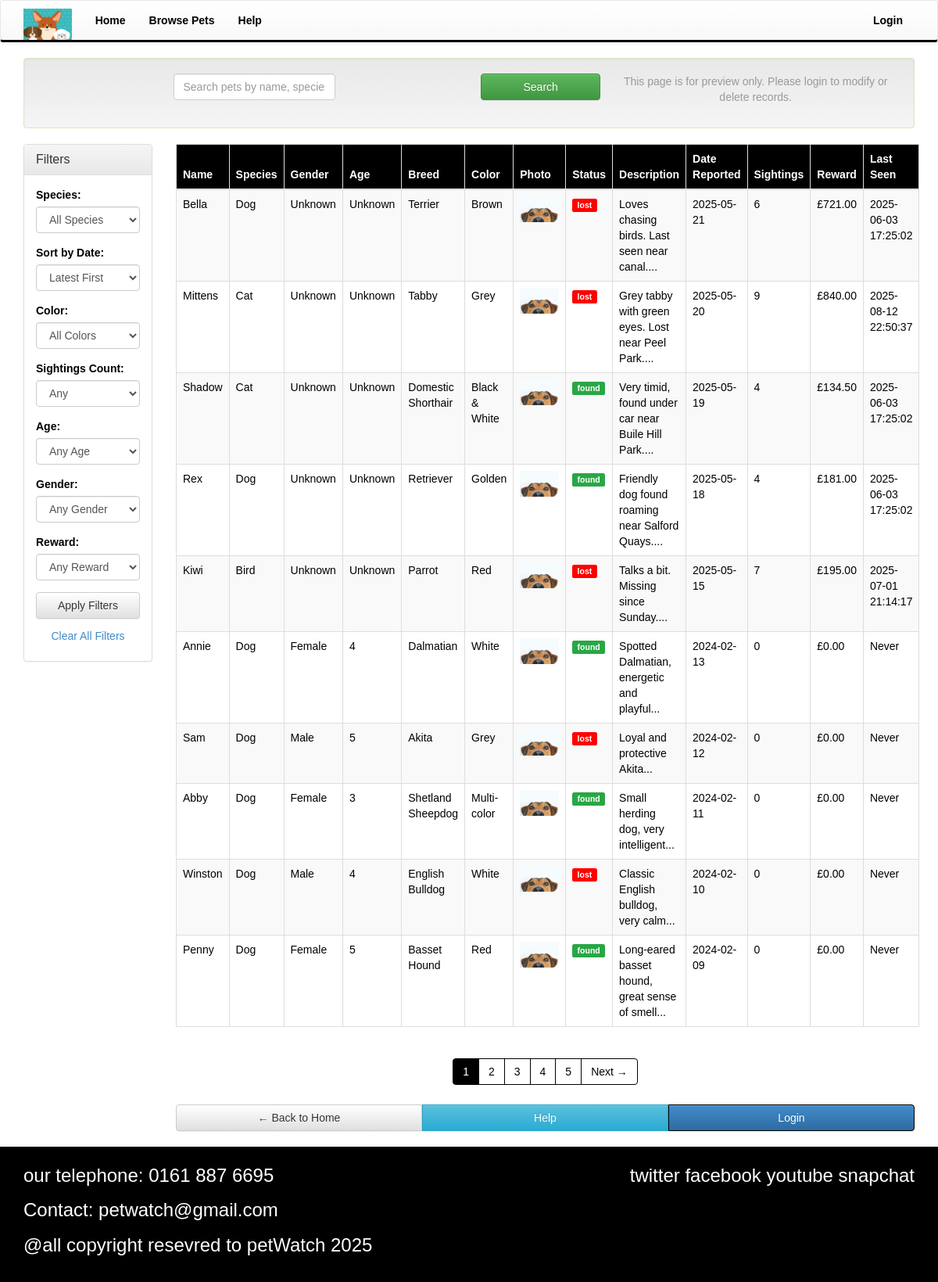
/controllers/browse.php, run on the app's committed database.
### tables this page shows
CREATE TABLE pets (
                      id INTEGER PRIMARY KEY AUTOINCREMENT,
                      name TEXT NOT NULL,
                      species TEXT NOT NULL,
                      breed TEXT,
                      color TEXT,
                      photo_url TEXT,
                      status TEXT CHECK(status IN ('lost', 'found')) NOT NULL,
                      description TEXT,
                      date_reported DATE NOT NULL,
                      user_id INTEGER, gender TEXT CHECK(gender IN ('Male', 'Female')), age DECIMAL(4,2) CHECK(age >= 0 AND age <= 100),
                      FOREIGN KEY (user_id) REFERENCES users(id)
);

### controllers/browse.php (called while the page is built, shortened)
<?php
require_once '../Model/PetModel.php';
$petModel = new PetModel('../database/petwatch.sqlite');
$search = isset($_GET['search']) ? $_GET['search'] : '';
$species = isset($_GET['species']) ? $_GET['species'] : '';
$color = isset($_GET['color']) ? $_GET['color'] : '';
$gender = isset($_GET['gender']) ? $_GET['gender'] : '';
$age = isset($_GET['age']) ? $_GET['age'] : '';
$sightings = isset($_GET['sightings']) ? $_GET['sightings'] : '';
$reward = isset($_GET['reward']) ? $_GET['reward'] : '';
$sort = isset($_GET['sort']) ? $_GET['sort'] : 'late';
$page = isset($_GET['page']) ? (int)$_GET['page'] : 1;
$filters = [
    'species' => $species,
    'color' => $color,
    'gender' => $gender,
    'age' => $age,
    'sightings' => $sightings,
    'reward' => $reward,
    'sort' => $sort
];
$filters = array_filter($filters);
$pets = $petModel->getPets($search, $filters, $page, 10);
$totalPets = $petModel->getTotalPets($search, $filters);
$totalPages = ceil($totalPets / 10);
include '../views/browse.phtml';
?>

### Model/PetModel.php (called while the page is built, shortened)
<?php
class PetModel
{
    private $db;
    public function __construct($databasePath)
    {
        try {
            $this->db = new PDO('sqlite:' . $databasePath);
            $this->db->setAttribute(PDO::ATTR_ERRMODE, PDO::ERRMODE_EXCEPTION);
        } catch (PDOException $e) {
            die("Database connection failed: " . $e->getMessage());
        }
    }
    public function getPets($search = '', $filters = [], $page = 1, $perPage = 10)
    {
        $offset = ($page - 1) * $perPage;
        $sql = "SELECT p.*,
                       COUNT(s.id) as sighting_count,
                       COALESCE(SUM(s.reward), 0) as total_reward,
                       MAX(s.timestamp) as last_sighting
                FROM pets p
                LEFT JOIN sightings s ON p.id = s.pet_id
                WHERE 1=1";
        $params = [];
        $sql .= " GROUP BY p.id";
        $sort = isset($filters['sort']) ? $filters['sort'] : 'late';
        if ($sort === 'early') {
            $sql .= " ORDER BY p.date_reported ASC";
        } else {
            $sql .= " ORDER BY p.date_reported DESC";
        }
        $sql .= " LIMIT ? OFFSET ?";
        $params[] = $perPage;
        $params[] = $offset;
        try {
            $stmt = $this->db->prepare($sql);
            $stmt->execute($params);
            return $stmt->fetchAll(PDO::FETCH_ASSOC);
        } catch (PDOException $e) {
            return [];
        }
    }
    public function getTotalPets($search = '', $filters = [])
    {
        $sql = "SELECT COUNT(DISTINCT p.id) as total
                FROM pets p
                WHERE 1=1";
        $params = [];
        try {
            $stmt = $this->db->prepare($sql);
            $stmt->execute($params);
            $result = $stmt->fetch(PDO::FETCH_ASSOC);
            return isset($result['total']) ? $result['total'] : 0;
        } catch (PDOException $e) {
            return 0;
        }
    }
}
?>

### views/browse.phtml (the view, shortened to what this page needs)
<?php global $search, $species, $sort, $color, $sightings, $age, $gender, $reward, $page, $totalPages; ?>
<?php include 'template/header.phtml'; ?>
    <div class="container">
        <div class="row">
            <div class="col-xs-12">
                <div class="well search-well text-center">
                    <form method="get" action="browse.php" class="form-inline">
                        <div class="form-group col-xs-12 col-sm-8 col-md-6 col-lg-6">
                            <input type="text" name="search" class="form-control"
                                   placeholder="Search pets by name, species, breed..."
                                   value="<?php echo htmlspecialchars($search); ?>">
                        </div>
                        <div class="form-group col-xs-12 col-sm-4 col-md-3 col-lg-2">
                            <button type="submit" class="btn btn-success btn-block">Search</button>
                        </div>
                    </form>
                    <p class="text-muted hidden-xs">
                        This page is for preview only. Please login to modify or delete records.
                    </p>
                </div>
            </div>
        </div>
        <div class="row">
            <div class="col-xs-12 col-md-3 col-lg-2">
                <div class="panel panel-default filter-panel">
                    <div class="panel-heading">
                        <h4 class="panel-title">
                            Filters
                        </h4>
                    </div>
                    <div id="filterCollapse" class="panel-body collapse in">
                        <form method="get" action="browse.php" id="filterForm">
                            <div class="form-group">
                                <label>Species:</label>
                                <select name="species" class="form-control" onchange="this.form.submit()">
                                    <option value="">All Species</option>
                                </select>
                            </div>
                            <div class="form-group">
                                <label>Sort by Date:</label>
                                <select name="sort" class="form-control" onchange="this.form.submit()">
                                    <option value="late" <?php echo $sort == 'late' ? 'selected' : ''; ?>>Latest First</option>
                                </select>
                            </div>
                            <div class="form-group">
                                <label>Color:</label>
                                <select name="color" class="form-control" onchange="this.form.submit()">
                                    <option value="">All Colors</option>
                                </select>
                            </div>
                            <div class="form-group">
                                <label>Sightings Count:</label>
                                <select name="sightings" class="form-control" onchange="this.form.submit()">
                                    <option value="">Any</option>
                                </select>
                            </div>
                            <div class="form-group">
                                <label>Age:</label>
                                <select name="age" class="form-control" onchange="this.form.submit()">
                                    <option value="">Any Age</option>
                                </select>
                            </div>
                            <div class="form-group">
                                <label>Gender:</label>
                                <select name="gender" class="form-control" onchange="this.form.submit()">
                                    <option value="">Any Gender</option>
                                </select>
                            </div>
                            <div class="form-group">
                                <label>Reward:</label>
                                <select name="reward" class="form-control" onchange="this.form.submit()">
                                    <option value="">Any Reward</option>
                                </select>
                            </div>
                            <button type="submit" class="btn btn-default btn-block">Apply Filters</button>
                            <a href="browse.php" class="btn btn-link btn-block">Clear All Filters</a>
                        </form>
                    </div>
                </div>
            </div>
            <div class="col-xs-12 col-md-9 col-lg-10">
                <?php if (empty($pets) && !empty($search)): ?>
                    <div class="alert alert-info text-center">
                        <p>Sorry, your search for "<?php echo htmlspecialchars($search); ?>" did not match any pets.</p>
                        <p>Try different keywords or <a href="browse.php">clear your search</a>.</p>
                    </div>
                <?php else: ?>
                    <div class="hidden-xs hidden-sm">
                        <div class="table-responsive">
                            <table class="table table-bordered table-striped">
                                <thead>
                                <tr>
                                    <th>Name</th>
                                    <th>Species</th>
                                    <th>Gender</th>
                                    <th>Age</th>
                                    <th>Breed</th>
                                    <th>Color</th>
                                    <th>Photo</th>
                                    <th>Status</th>
                                    <th>Description</th>
                                    <th>Date Reported</th>
                                    <th>Sightings</th>
                                    <th>Reward</th>
                                    <th>Last Seen</th>
                                </tr>
                                </thead>
                                <tbody>
                                <?php foreach ($pets as $pet): ?>
                                    <tr>
                                        <td><?php echo htmlspecialchars($pet['name']); ?></td>
                                        <td><?php echo htmlspecialchars($pet['species']); ?></td>
                                        <td><?php echo htmlspecialchars(isset($pet['gender']) ? $pet['gender'] : 'Unknown'); ?></td>
                                        <td><?php echo htmlspecialchars(isset($pet['age']) ? $pet['age'] : 'Unknown'); ?></td>
                                        <td><?php echo htmlspecialchars($pet['breed']); ?></td>
                                        <td><?php echo htmlspecialchars($pet['color']); ?></td>
                                        <td>
                                            <?php if (!empty($pet['photo_url'])): ?>
                                                <img src="../images/pet-image/dog.png" alt="Pet photo" class="img-responsive" style="max-width: 50px;">
                                            <?php else: ?>
                                                No photo
                                            <?php endif; ?>
                                        </td>
                                        <td>
                                            <span class="label <?php echo $pet['status'] == 'lost' ? 'label-danger' : 'label-success'; ?>">
                                                <?php echo htmlspecialchars($pet['status']); ?>
                                            </span>
                                        </td>
                                        <td><?php echo htmlspecialchars(substr($pet['description'], 0, 50) . '...'); ?></td>
                                        <td><?php echo htmlspecialchars($pet['date_reported']); ?></td>
                                        <td><?php echo htmlspecialchars(isset($pet['sighting_count']) ? $pet['sighting_count'] : 0); ?></td>
                                        <td>£<?php echo number_format(isset($pet['total_reward']) ? $pet['total_reward'] : 0, 2); ?></td>
                                        <td><?php echo htmlspecialchars(isset($pet['last_sighting']) ? $pet['last_sighting'] : 'Never'); ?></td>
                                    </tr>
                                <?php endforeach; ?>
                                </tbody>
                            </table>
                        </div>
                    </div>
                    <div class="row">
                        <div class="col-xs-12 text-center">
                            <ul class="pagination">
                                <?php
                                $startPage = max(1, $page - 2);
                                $endPage = min($totalPages, $startPage + 4);
                                $startPage = max(1, $endPage - 4);
                                for ($i = $startPage; $i <= $endPage; $i++): ?>
                                    <li class="<?php echo $i == $page ? 'active' : ''; ?>">
                                        <a href="?<?php echo http_build_query(array_merge($_GET, ['page' => $i])); ?>"><?php echo $i; ?></a>
                                    </li>
                                <?php endfor; ?>
                                <?php if ($page < $totalPages): ?>
                                    <li><a href="?<?php echo http_build_query(array_merge($_GET, ['page' => $page + 1])); ?>">Next →</a></li>
                                <?php endif; ?>
                            </ul>
                        </div>
                    </div>
                <?php endif; ?>
                <div class="row">
                    <div class="col-xs-12">
                        <div class="btn-group btn-group-justified">
                            <a href="../index.php" class="btn btn-default">← Back to Home</a>
                            <a href="#" class="btn btn-info">Help</a>
                            <a href="login.php" class="btn btn-primary">Login</a>
                        </div>
                    </div>
                </div>
            </div>
        </div>
    </div>
<?php include 'template/footer.phtml'; ?>

### data on the page
pets: name "Bella", species "Dog", gender "Unknown", age "Unknown", breed "Terrier", color "Brown", status "lost", description "Loves chasing birds. Last seen near canal....", date_reported "2025-05-21", sighting_count "6", total_reward "721.00", last_sighting "2025-06-03 17:25:02"
pets: name "Mittens", species "Cat", gender "Unknown", age "Unknown", breed "Tabby", color "Grey", status "lost", description "Grey tabby with green eyes. Lost near Peel Park....", date_reported "2025-05-20", sighting_count "9", total_reward "840.00", last_sighting "2025-08-12 22:50:37"
pets: name "Shadow", species "Cat", gender "Unknown", age "Unknown", breed "Domestic Shorthair", color "Black & White", status "found", description "Very timid, found under car near Buile Hill Park....", date_reported "2025-05-19", sighting_count "4", total_reward "134.50", last_sighting "2025-06-03 17:25:02"
pets: name "Rex", species "Dog", gender "Unknown", age "Unknown", breed "Retriever", color "Golden", status "found", description "Friendly dog found roaming near Salford Quays....", date_reported "2025-05-18", sighting_count "4", total_reward "181.00", last_sighting "2025-06-03 17:25:02"
pets: name "Kiwi", species "Bird", gender "Unknown", age "Unknown", breed "Parrot", color "Red", status "lost", description "Talks a bit. Missing since Sunday....", date_reported "2025-05-15", sighting_count "7", total_reward "195.00", last_sighting "2025-07-01 21:14:17"
pets: name "Annie", species "Dog", gender "Female", age "4", breed "Dalmatian", color "White", status "found", description "Spotted Dalmatian, energetic and playful...", date_reported "2024-02-13", sighting_count "0", total_reward "0.00", last_sighting "Never"
pets: name "Sam", species "Dog", gender "Male", age "5", breed "Akita", color "Grey", status "lost", description "Loyal and protective Akita...", date_reported "2024-02-12", sighting_count "0", total_reward "0.00", last_sighting "Never"
pets: name "Abby", species "Dog", gender "Female", age "3", breed "Shetland Sheepdog", color "Multi-color", status "found", description "Small herding dog, very intelligent...", date_reported "2024-02-11", sighting_count "0", total_reward "0.00", last_sighting "Never"
pets: name "Winston", species "Dog", gender "Male", age "4", breed "English Bulldog", color "White", status "lost", description "Classic English bulldog, very calm...", date_reported "2024-02-10", sighting_count "0", total_reward "0.00", last_sighting "Never"
pets: name "Penny", species "Dog", gender "Female", age "5", breed "Basset Hound", color "Red", status "found", description "Long-eared basset hound, great sense of smell...", date_reported "2024-02-09", sighting_count "0", total_reward "0.00", last_sighting "Never"
